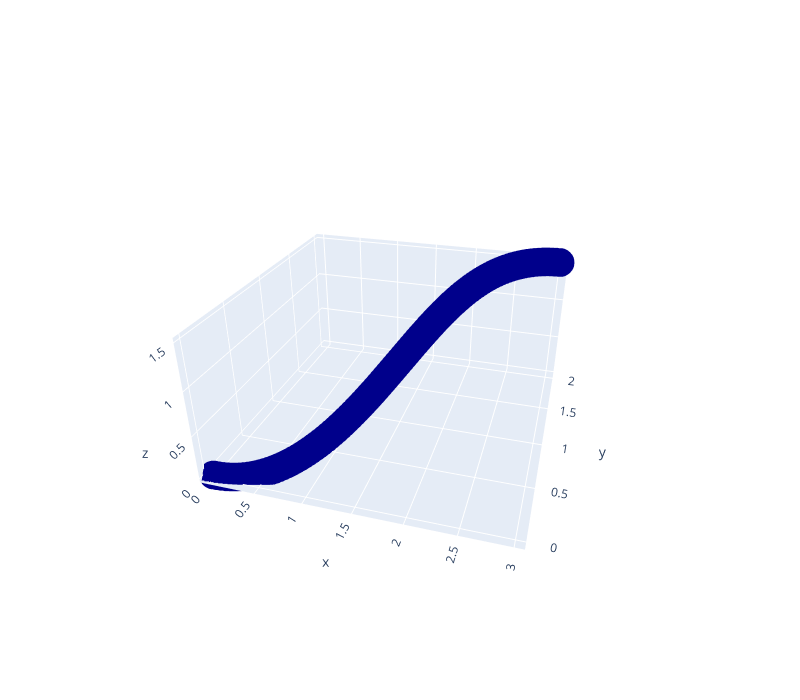

This figure's notebook cell:
### Code cell
fig_ext = go.Figure(data=go.Scatter3d(
    x=df["x"], y=df["y"], z=df["z"],
    marker=dict(
        size=10,
    ),
    line=dict(
        color='darkblue',
        width=3
    )
))

fig_ext.update_layout(
    width=800,
    height=700,
    autosize=False,
    scene=dict(
        camera=dict(
            up=dict(
                x=0,
                y=0,
                z=1
            ),
            eye=dict(
                x=-0.75,
                y=-1.5,
                z=1,
            )
        ),
        aspectratio = dict( x=1, y=1, z=0.5 ),
        aspectmode = 'manual'
    ),
)

fig_ext.show()
